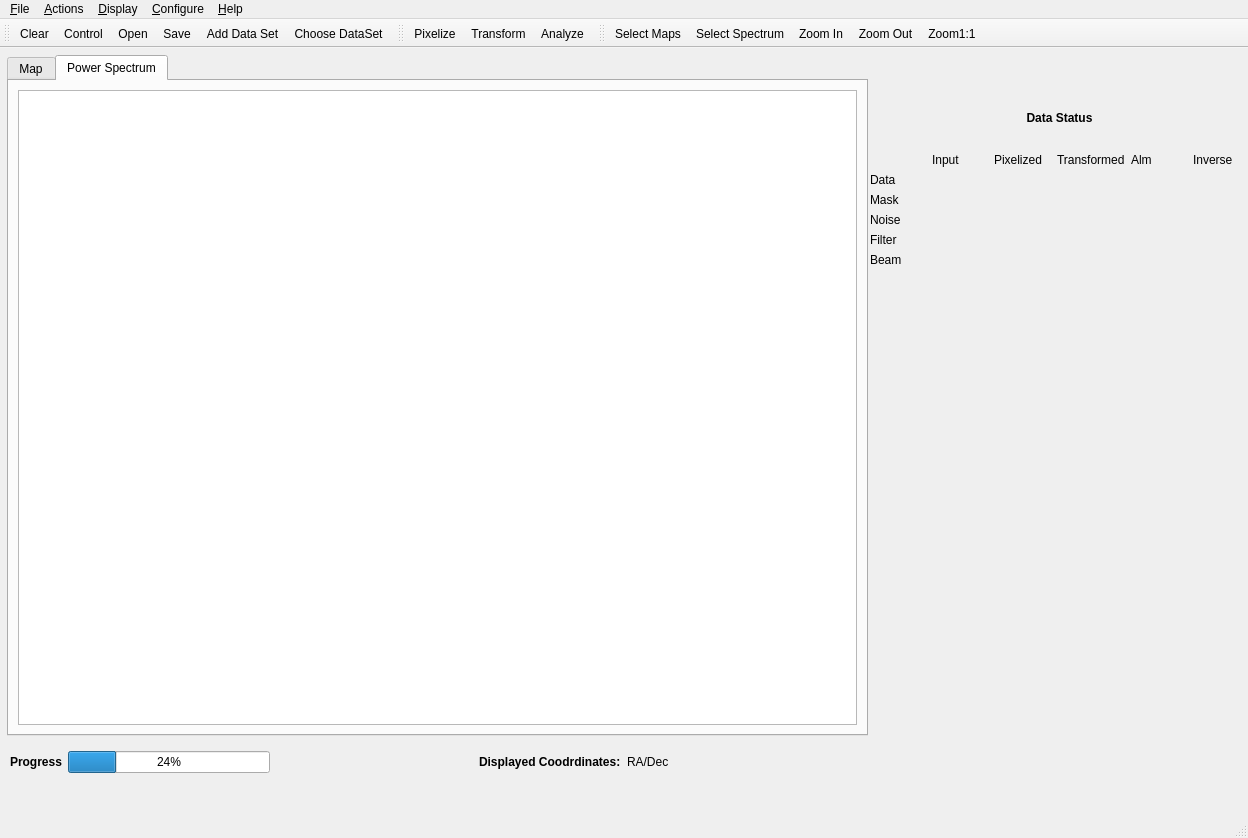
<?xml version="1.0" encoding="UTF-8"?>
<ui version="4.0">
 <class>MainWindow</class>
 <widget class="QMainWindow" name="MainWindow">
  <property name="geometry">
   <rect>
    <x>0</x>
    <y>0</y>
    <width>1248</width>
    <height>838</height>
   </rect>
  </property>
  <property name="windowTitle">
   <string>MainWindow</string>
  </property>
  <property name="windowIcon">
   <iconset resource="mainwindow.qrc">
    <normaloff>:/icons/analyzer.png</normaloff>:/icons/analyzer.png</iconset>
  </property>
  <widget class="QWidget" name="centralwidget">
   <widget class="QTabWidget" name="tabWidget">
    <property name="geometry">
     <rect>
      <x>7</x>
      <y>7</y>
      <width>861</width>
      <height>681</height>
     </rect>
    </property>
    <property name="currentIndex">
     <number>1</number>
    </property>
    <widget class="QWidget" name="mapTab">
     <attribute name="title">
      <string>Map</string>
     </attribute>
     <layout class="QVBoxLayout" name="verticalLayout_3">
      <item>
       <widget class="QGraphicsView" name="mapView">
        <property name="minimumSize">
         <size>
          <width>800</width>
          <height>600</height>
         </size>
        </property>
       </widget>
      </item>
     </layout>
    </widget>
    <widget class="QWidget" name="powerTab">
     <attribute name="title">
      <string>Power Spectrum</string>
     </attribute>
     <layout class="QVBoxLayout" name="verticalLayout_4">
      <item>
       <widget class="QGraphicsView" name="powerView"/>
      </item>
     </layout>
    </widget>
   </widget>
   <widget class="QWidget" name="layoutWidget">
    <property name="geometry">
     <rect>
      <x>870</x>
      <y>40</y>
      <width>379</width>
      <height>179</height>
     </rect>
    </property>
    <layout class="QVBoxLayout" name="verticalLayout">
     <item>
      <widget class="QLabel" name="statusLabel">
       <property name="font">
        <font>
         <pointsize>9</pointsize>
         <weight>75</weight>
         <bold>true</bold>
        </font>
       </property>
       <property name="text">
        <string>Data Status</string>
       </property>
       <property name="alignment">
        <set>Qt::AlignCenter</set>
       </property>
      </widget>
     </item>
     <item>
      <layout class="QGridLayout" name="gridLayout">
       <item row="0" column="1">
        <widget class="QLabel" name="inputLabel">
         <property name="font">
          <font>
           <pointsize>9</pointsize>
          </font>
         </property>
         <property name="text">
          <string>Input</string>
         </property>
        </widget>
       </item>
       <item row="0" column="2">
        <widget class="QLabel" name="pixelLabel">
         <property name="font">
          <font>
           <pointsize>9</pointsize>
          </font>
         </property>
         <property name="text">
          <string>Pixelized</string>
         </property>
        </widget>
       </item>
       <item row="0" column="3">
        <widget class="QLabel" name="transformLabel">
         <property name="font">
          <font>
           <pointsize>9</pointsize>
          </font>
         </property>
         <property name="text">
          <string>Transformed</string>
         </property>
        </widget>
       </item>
       <item row="0" column="4">
        <widget class="QLabel" name="almLabel">
         <property name="font">
          <font>
           <pointsize>9</pointsize>
          </font>
         </property>
         <property name="text">
          <string>Alm</string>
         </property>
        </widget>
       </item>
       <item row="0" column="5">
        <widget class="QLabel" name="inverseLabel">
         <property name="font">
          <font>
           <pointsize>9</pointsize>
          </font>
         </property>
         <property name="text">
          <string>Inverse</string>
         </property>
        </widget>
       </item>
       <item row="1" column="0">
        <widget class="QLabel" name="dataLabel">
         <property name="font">
          <font>
           <pointsize>9</pointsize>
          </font>
         </property>
         <property name="text">
          <string>Data</string>
         </property>
        </widget>
       </item>
       <item row="2" column="0">
        <widget class="QLabel" name="maskLabel">
         <property name="font">
          <font>
           <pointsize>9</pointsize>
          </font>
         </property>
         <property name="text">
          <string>Mask</string>
         </property>
        </widget>
       </item>
       <item row="3" column="0">
        <widget class="QLabel" name="noiseLabel">
         <property name="font">
          <font>
           <pointsize>9</pointsize>
          </font>
         </property>
         <property name="text">
          <string>Noise</string>
         </property>
        </widget>
       </item>
       <item row="4" column="0">
        <widget class="QLabel" name="filterLabel">
         <property name="font">
          <font>
           <pointsize>9</pointsize>
          </font>
         </property>
         <property name="text">
          <string>Filter</string>
         </property>
        </widget>
       </item>
       <item row="5" column="0">
        <widget class="QLabel" name="beamLabel">
         <property name="font">
          <font>
           <pointsize>9</pointsize>
          </font>
         </property>
         <property name="text">
          <string>Beam</string>
         </property>
        </widget>
       </item>
       <item row="1" column="1">
        <widget class="QLedLabel" name="inputDataLED">
         <property name="text">
          <string/>
         </property>
         <property name="alignment">
          <set>Qt::AlignCenter</set>
         </property>
         <property name="indent">
          <number>-1</number>
         </property>
        </widget>
       </item>
       <item row="1" column="2">
        <widget class="QLedLabel" name="pixelDataLED">
         <property name="text">
          <string/>
         </property>
         <property name="alignment">
          <set>Qt::AlignCenter</set>
         </property>
        </widget>
       </item>
       <item row="1" column="3">
        <widget class="QLedLabel" name="transDataLED">
         <property name="text">
          <string/>
         </property>
         <property name="alignment">
          <set>Qt::AlignCenter</set>
         </property>
        </widget>
       </item>
       <item row="1" column="4">
        <widget class="QLedLabel" name="almDataLED">
         <property name="text">
          <string/>
         </property>
         <property name="alignment">
          <set>Qt::AlignCenter</set>
         </property>
        </widget>
       </item>
       <item row="1" column="5">
        <widget class="QLedLabel" name="inverseDataLED">
         <property name="text">
          <string/>
         </property>
         <property name="alignment">
          <set>Qt::AlignCenter</set>
         </property>
        </widget>
       </item>
       <item row="2" column="1">
        <widget class="QLedLabel" name="inputMaskLED">
         <property name="text">
          <string/>
         </property>
         <property name="alignment">
          <set>Qt::AlignCenter</set>
         </property>
        </widget>
       </item>
       <item row="2" column="2">
        <widget class="QLedLabel" name="pixelMaskLED">
         <property name="text">
          <string/>
         </property>
         <property name="alignment">
          <set>Qt::AlignCenter</set>
         </property>
        </widget>
       </item>
       <item row="2" column="3">
        <widget class="QLedLabel" name="transMaskLED">
         <property name="text">
          <string/>
         </property>
         <property name="alignment">
          <set>Qt::AlignCenter</set>
         </property>
        </widget>
       </item>
       <item row="2" column="4">
        <widget class="QLedLabel" name="almMaskLED">
         <property name="text">
          <string/>
         </property>
         <property name="alignment">
          <set>Qt::AlignCenter</set>
         </property>
        </widget>
       </item>
       <item row="2" column="5">
        <widget class="QLedLabel" name="inverseMaskLED">
         <property name="text">
          <string/>
         </property>
         <property name="alignment">
          <set>Qt::AlignCenter</set>
         </property>
        </widget>
       </item>
       <item row="3" column="1">
        <widget class="QLedLabel" name="inputNoiseLED">
         <property name="text">
          <string/>
         </property>
         <property name="alignment">
          <set>Qt::AlignCenter</set>
         </property>
        </widget>
       </item>
       <item row="3" column="2">
        <widget class="QLedLabel" name="pixelNoiseLED">
         <property name="text">
          <string/>
         </property>
         <property name="alignment">
          <set>Qt::AlignCenter</set>
         </property>
        </widget>
       </item>
       <item row="3" column="3">
        <widget class="QLedLabel" name="transNoiseLED">
         <property name="text">
          <string/>
         </property>
         <property name="alignment">
          <set>Qt::AlignCenter</set>
         </property>
        </widget>
       </item>
       <item row="3" column="4">
        <widget class="QLedLabel" name="almNoiseLED">
         <property name="text">
          <string/>
         </property>
         <property name="alignment">
          <set>Qt::AlignCenter</set>
         </property>
        </widget>
       </item>
       <item row="3" column="5">
        <widget class="QLedLabel" name="inverseNoiseLED">
         <property name="text">
          <string/>
         </property>
         <property name="alignment">
          <set>Qt::AlignCenter</set>
         </property>
        </widget>
       </item>
       <item row="4" column="1">
        <widget class="QLedLabel" name="inputFilterLED">
         <property name="text">
          <string/>
         </property>
         <property name="alignment">
          <set>Qt::AlignCenter</set>
         </property>
        </widget>
       </item>
       <item row="4" column="2">
        <widget class="QLedLabel" name="pixelFilterLED">
         <property name="text">
          <string/>
         </property>
         <property name="alignment">
          <set>Qt::AlignCenter</set>
         </property>
        </widget>
       </item>
       <item row="4" column="3">
        <widget class="QLedLabel" name="transFilterLED">
         <property name="text">
          <string/>
         </property>
         <property name="alignment">
          <set>Qt::AlignCenter</set>
         </property>
        </widget>
       </item>
       <item row="4" column="4">
        <widget class="QLedLabel" name="almFilterLED">
         <property name="text">
          <string/>
         </property>
         <property name="alignment">
          <set>Qt::AlignCenter</set>
         </property>
        </widget>
       </item>
       <item row="4" column="5">
        <widget class="QLedLabel" name="inverseFilterLED">
         <property name="text">
          <string/>
         </property>
         <property name="alignment">
          <set>Qt::AlignCenter</set>
         </property>
        </widget>
       </item>
       <item row="5" column="1">
        <widget class="QLedLabel" name="inputBeamLED">
         <property name="text">
          <string/>
         </property>
         <property name="alignment">
          <set>Qt::AlignCenter</set>
         </property>
        </widget>
       </item>
       <item row="5" column="2">
        <widget class="QLedLabel" name="pixelBeamLED">
         <property name="text">
          <string/>
         </property>
         <property name="alignment">
          <set>Qt::AlignCenter</set>
         </property>
        </widget>
       </item>
       <item row="5" column="3">
        <widget class="QLedLabel" name="transBeamLED">
         <property name="text">
          <string/>
         </property>
         <property name="alignment">
          <set>Qt::AlignCenter</set>
         </property>
        </widget>
       </item>
       <item row="5" column="4">
        <widget class="QLedLabel" name="almBeamLED">
         <property name="text">
          <string/>
         </property>
         <property name="alignment">
          <set>Qt::AlignCenter</set>
         </property>
        </widget>
       </item>
       <item row="5" column="5">
        <widget class="QLedLabel" name="inverseBeamLED">
         <property name="text">
          <string/>
         </property>
         <property name="alignment">
          <set>Qt::AlignCenter</set>
         </property>
        </widget>
       </item>
      </layout>
     </item>
    </layout>
   </widget>
   <widget class="QWidget" name="layoutWidget">
    <property name="geometry">
     <rect>
      <x>10</x>
      <y>700</y>
      <width>861</width>
      <height>28</height>
     </rect>
    </property>
    <layout class="QHBoxLayout" name="horizontalLayout">
     <item>
      <widget class="QLabel" name="progressLabel">
       <property name="font">
        <font>
         <weight>75</weight>
         <bold>true</bold>
        </font>
       </property>
       <property name="text">
        <string>Progress</string>
       </property>
      </widget>
     </item>
     <item>
      <widget class="QProgressBar" name="progressBar">
       <property name="value">
        <number>24</number>
       </property>
      </widget>
     </item>
     <item>
      <spacer name="horizontalSpacer">
       <property name="orientation">
        <enum>Qt::Horizontal</enum>
       </property>
       <property name="sizeHint" stdset="0">
        <size>
         <width>40</width>
         <height>20</height>
        </size>
       </property>
      </spacer>
     </item>
     <item>
      <widget class="QLabel" name="coordinateLabel">
       <property name="font">
        <font>
         <weight>75</weight>
         <bold>true</bold>
        </font>
       </property>
       <property name="text">
        <string>Displayed Coodrdinates:</string>
       </property>
      </widget>
     </item>
     <item>
      <widget class="QLabel" name="displayCoordinates">
       <property name="text">
        <string>RA/Dec</string>
       </property>
      </widget>
     </item>
     <item>
      <spacer name="horizontalSpacer_2">
       <property name="orientation">
        <enum>Qt::Horizontal</enum>
       </property>
       <property name="sizeHint" stdset="0">
        <size>
         <width>40</width>
         <height>20</height>
        </size>
       </property>
      </spacer>
     </item>
    </layout>
   </widget>
  </widget>
  <widget class="QMenuBar" name="menubar">
   <property name="geometry">
    <rect>
     <x>0</x>
     <y>0</y>
     <width>1248</width>
     <height>30</height>
    </rect>
   </property>
   <widget class="QMenu" name="menu_File">
    <property name="title">
     <string>&amp;File</string>
    </property>
    <addaction name="controlAction"/>
    <addaction name="openAction"/>
    <addaction name="saveAction"/>
    <addaction name="informationAction"/>
    <addaction name="printAction"/>
    <addaction name="clearAction"/>
    <addaction name="separator"/>
    <addaction name="exitAction"/>
   </widget>
   <widget class="QMenu" name="menu_Actions">
    <property name="title">
     <string>&amp;Actions</string>
    </property>
    <addaction name="pixelizeAction"/>
    <addaction name="transformAction"/>
    <addaction name="analyzeAction"/>
    <addaction name="separator"/>
    <addaction name="inverseAction"/>
   </widget>
   <widget class="QMenu" name="menu_Display">
    <property name="title">
     <string>&amp;Display</string>
    </property>
    <addaction name="selectMapsAction"/>
    <addaction name="selectGraphsAction"/>
    <addaction name="separator"/>
    <addaction name="zoomInAction"/>
    <addaction name="zoomOutAction"/>
    <addaction name="zoomNormalAction"/>
    <addaction name="separator"/>
    <addaction name="separator"/>
    <addaction name="actionChange_Coordinate_System"/>
   </widget>
   <widget class="QMenu" name="menu_Help">
    <property name="title">
     <string>&amp;Help</string>
    </property>
    <addaction name="analyzerHandbookAction"/>
    <addaction name="aboutAnalyzerAction"/>
   </widget>
   <widget class="QMenu" name="menu_Configure">
    <property name="title">
     <string>&amp;Configure</string>
    </property>
    <addaction name="configureMapper"/>
    <addaction name="configureGrapher"/>
    <addaction name="configurePixelizer"/>
    <addaction name="configureTransformer"/>
   </widget>
   <addaction name="menu_File"/>
   <addaction name="menu_Actions"/>
   <addaction name="menu_Display"/>
   <addaction name="menu_Configure"/>
   <addaction name="menu_Help"/>
  </widget>
  <widget class="QStatusBar" name="statusbar"/>
  <widget class="QToolBar" name="fileToolBar">
   <property name="windowTitle">
    <string>toolBar</string>
   </property>
   <attribute name="toolBarArea">
    <enum>TopToolBarArea</enum>
   </attribute>
   <attribute name="toolBarBreak">
    <bool>false</bool>
   </attribute>
   <addaction name="clearAction"/>
   <addaction name="controlAction"/>
   <addaction name="openAction"/>
   <addaction name="saveAction"/>
   <addaction name="addAssociationAction"/>
   <addaction name="selectAssociation"/>
  </widget>
  <widget class="QToolBar" name="actionToolBar">
   <property name="windowTitle">
    <string>toolBar</string>
   </property>
   <attribute name="toolBarArea">
    <enum>TopToolBarArea</enum>
   </attribute>
   <attribute name="toolBarBreak">
    <bool>false</bool>
   </attribute>
   <addaction name="pixelizeAction"/>
   <addaction name="transformAction"/>
   <addaction name="analyzeAction"/>
  </widget>
  <widget class="QToolBar" name="displayToolBar">
   <property name="windowTitle">
    <string>toolBar</string>
   </property>
   <attribute name="toolBarArea">
    <enum>TopToolBarArea</enum>
   </attribute>
   <attribute name="toolBarBreak">
    <bool>false</bool>
   </attribute>
   <addaction name="selectMapsAction"/>
   <addaction name="selectGraphsAction"/>
   <addaction name="zoomInAction"/>
   <addaction name="zoomOutAction"/>
   <addaction name="zoomNormalAction"/>
  </widget>
  <action name="controlAction">
   <property name="icon">
    <iconset resource="mainwindow.qrc">
     <normaloff>:/icons/filenew.png</normaloff>:/icons/filenew.png</iconset>
   </property>
   <property name="text">
    <string>&amp;Control</string>
   </property>
   <property name="toolTip">
    <string>Create Control Data Set</string>
   </property>
  </action>
  <action name="openAction">
   <property name="icon">
    <iconset resource="mainwindow.qrc">
     <normaloff>:/icons/fileopen.png</normaloff>:/icons/fileopen.png</iconset>
   </property>
   <property name="text">
    <string>&amp;Open</string>
   </property>
  </action>
  <action name="saveAction">
   <property name="icon">
    <iconset resource="mainwindow.qrc">
     <normaloff>:/icons/filesave.png</normaloff>:/icons/filesave.png</iconset>
   </property>
   <property name="text">
    <string>&amp;Save</string>
   </property>
  </action>
  <action name="informationAction">
   <property name="text">
    <string>&amp;Information</string>
   </property>
  </action>
  <action name="printAction">
   <property name="icon">
    <iconset resource="mainwindow.qrc">
     <normaloff>:/icons/print.png</normaloff>:/icons/print.png</iconset>
   </property>
   <property name="text">
    <string>&amp;Print</string>
   </property>
  </action>
  <action name="clearAction">
   <property name="icon">
    <iconset resource="mainwindow.qrc">
     <normaloff>:/icons/eraser.png</normaloff>:/icons/eraser.png</iconset>
   </property>
   <property name="text">
    <string>Clear</string>
   </property>
  </action>
  <action name="exitAction">
   <property name="text">
    <string>E&amp;xit</string>
   </property>
  </action>
  <action name="pixelizeAction">
   <property name="icon">
    <iconset resource="mainwindow.qrc">
     <normaloff>:/icons/healpix.png</normaloff>:/icons/healpix.png</iconset>
   </property>
   <property name="text">
    <string>Pixe&amp;lize</string>
   </property>
  </action>
  <action name="transformAction">
   <property name="icon">
    <iconset resource="mainwindow.qrc">
     <normaloff>:/icons/rsht.png</normaloff>:/icons/rsht.png</iconset>
   </property>
   <property name="text">
    <string>&amp;Transform</string>
   </property>
  </action>
  <action name="analyzeAction">
   <property name="icon">
    <iconset resource="mainwindow.qrc">
     <normaloff>:/icons/analyzer.png</normaloff>:/icons/analyzer.png</iconset>
   </property>
   <property name="text">
    <string>Anal&amp;yze</string>
   </property>
  </action>
  <action name="inverseAction">
   <property name="text">
    <string>In&amp;verse</string>
   </property>
  </action>
  <action name="selectMapsAction">
   <property name="icon">
    <iconset resource="mainwindow.qrc">
     <normaloff>:/icons/mollweide.png</normaloff>:/icons/mollweide.png</iconset>
   </property>
   <property name="text">
    <string>Select &amp;Maps</string>
   </property>
  </action>
  <action name="selectGraphsAction">
   <property name="icon">
    <iconset resource="mainwindow.qrc">
     <normaloff>:/icons/spectrum.png</normaloff>:/icons/spectrum.png</iconset>
   </property>
   <property name="text">
    <string>Select S&amp;pectrum</string>
   </property>
  </action>
  <action name="zoomInAction">
   <property name="icon">
    <iconset resource="mainwindow.qrc">
     <normaloff>:/icons/zoom+.png</normaloff>:/icons/zoom+.png</iconset>
   </property>
   <property name="text">
    <string>Zoom In</string>
   </property>
   <property name="shortcut">
    <string>Ctrl++</string>
   </property>
  </action>
  <action name="zoomOutAction">
   <property name="icon">
    <iconset resource="mainwindow.qrc">
     <normaloff>:/icons/zoom-.png</normaloff>:/icons/zoom-.png</iconset>
   </property>
   <property name="text">
    <string>Zoom Out</string>
   </property>
   <property name="shortcut">
    <string>Ctrl+-</string>
   </property>
  </action>
  <action name="zoomNormalAction">
   <property name="icon">
    <iconset resource="mainwindow.qrc">
     <normaloff>:/icons/zoom1.png</normaloff>:/icons/zoom1.png</iconset>
   </property>
   <property name="text">
    <string>Zoom&amp;1:1</string>
   </property>
  </action>
  <action name="analyzerHandbookAction">
   <property name="text">
    <string>Analyzer Handbook</string>
   </property>
  </action>
  <action name="aboutAnalyzerAction">
   <property name="text">
    <string>About Analyzer</string>
   </property>
  </action>
  <action name="configureMapper">
   <property name="text">
    <string>&amp;Mapper</string>
   </property>
  </action>
  <action name="configurePixelizer">
   <property name="text">
    <string>&amp;Pixelizer</string>
   </property>
  </action>
  <action name="configureTransformer">
   <property name="text">
    <string>&amp;Transformer</string>
   </property>
  </action>
  <action name="configureGrapher">
   <property name="text">
    <string>&amp;Grapher</string>
   </property>
  </action>
  <action name="actionChange_Coordinate_System">
   <property name="text">
    <string>Change Coordinate System</string>
   </property>
  </action>
  <action name="selectAssociation">
   <property name="text">
    <string>Choose DataSet</string>
   </property>
   <property name="toolTip">
    <string>Choose DataSet</string>
   </property>
  </action>
  <action name="addAssociationAction">
   <property name="text">
    <string>Add Data Set</string>
   </property>
   <property name="toolTip">
    <string>Add Data Set</string>
   </property>
  </action>
 </widget>
 <customwidgets>
  <customwidget>
   <class>QLedLabel</class>
   <extends>QLabel</extends>
   <header>qledlabel.h</header>
  </customwidget>
 </customwidgets>
 <resources>
  <include location="mainwindow.qrc"/>
 </resources>
 <connections/>
</ui>
